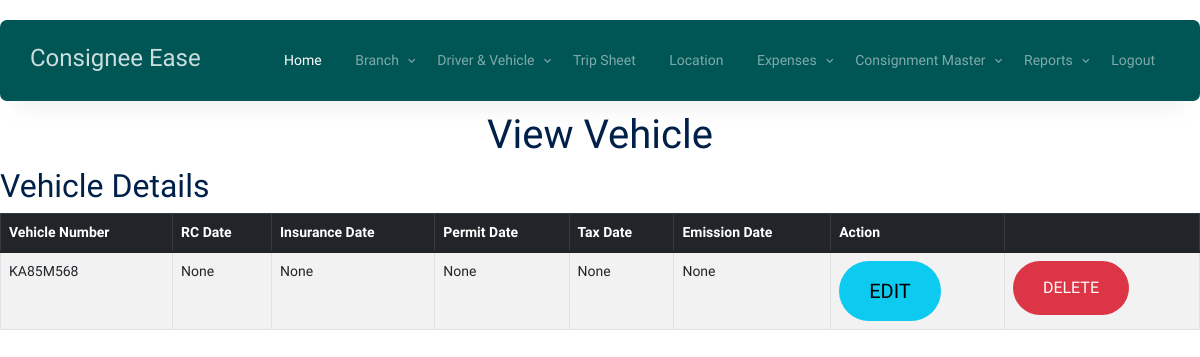
Page /view_vehicle on the committed database.
### consign_app/models.py (models this page shows)
class Vehicle(models.Model):
    vehicle_number = models.CharField(max_length=50, null=True)
    rccard = models.ImageField(max_length=50, null=True)
    rccardate = models.DateField(null=True)
    incurence = models.ImageField(max_length=50, null=True)
    incurencedate = models.DateField(null=True)
    permit = models.ImageField(max_length=50, null=True)
    permitdate = models.DateField(null=True)
    tax = models.ImageField(max_length=50, null=True)
    taxdate = models.DateField(null=True)
    emission = models.ImageField(max_length=50, null=True)
    emissiondate = models.DateField(null=True)

### consign_app/views.py (the view)
# urls.py: path('view_vehicle', views.view_vehicle, name='view_vehicle'),
def view_vehicle(request):
    today = now().date()  # Get the current date
    data = Vehicle.objects.all()
    for vehicle in data:
        vehicle.rc_days_left = (vehicle.rccardate - today).days if vehicle.rccardate else None
        vehicle.insurance_days_left = (vehicle.incurencedate - today).days if vehicle.incurencedate else None
        vehicle.permit_days_left = (vehicle.permitdate - today).days if vehicle.permitdate else None
        vehicle.tax_days_left = (vehicle.taxdate - today).days if vehicle.taxdate else None
        vehicle.emission_days_left = (vehicle.emissiondate - today).days if vehicle.emissiondate else None
    return render(request, 'view_vehicle.html', {'data': data})

### consign_app/templates/view_vehicle.html (shortened to what this page needs)
{% load static %}
<!DOCTYPE html>
<html lang="en">
  <head>
    <link rel="stylesheet" href="{% static 'fonts/icomoon/style.css' %}" />
    <link rel="stylesheet" href="{% static 'fonts/flaticon/font/flaticon.css' %}" />
    <link rel="stylesheet" href="{% static 'css/tiny-slider.css' %}" />
    <link rel="stylesheet" href="{% static 'css/aos.css' %}" />
    <link rel="stylesheet" href="{% static 'css/style.css' %}" />
  </head>
  <body>
    {% include 'index_menu.html' %}
<br><br><br>
      <div class="container">
        <div class="row justify-content-center align-items-center">
          <div class="col-lg-9 text-center mt-5">
            <h1 class="heading" data-aos="fade-up">View Vehicle</h1>
          </div>
        </div>
      </div>
<div class="content">
    <div class="" style=" overflow-x: auto;">
        <h2>Vehicle Details</h2>
        <div class="">
            <div class="">
                <form method="get">
                    <table class="table table-striped table-bordered">
                    <thead class="table-dark">
<tr>
    <th>Vehicle Number</th>
    <th>RC Date</th>
    <th>Insurance Date</th>
    <th>Permit Date</th>
    <th>Tax Date</th>
    <th>Emission Date</th>
    <th>Action</th>
    <th></th>
</tr>
</thead>
<tbody>
{% for d in data %}
<tr class="custom-row">
    <td>{{ d.vehicle_number }}</td>
    <td style="background-color: ;">
        {{ d.rccardate }}
    </td>
    <td style="background-color: ;">
        {{ d.incurencedate }}
    </td>
    <td style="background-color: ;">
        {{ d.permitdate }}
    </td>
    <td style="background-color: ;">
        {{ d.taxdate }}
    </td>
    <td style="background-color: ;">
        {{ d.emissiondate }}
    </td>
    <td class="action-btns">
        <a href="{% url 'vehicle_edit' d.id %}" class="btn btn-info btn-lg">EDIT</a>
    </td>
    <td class="action-btns">
        <a href="{% url 'vehicle_delete' d.id %}" class="btn btn-danger">DELETE</a>
    </td>
</tr>
{% endfor %}
</tbody>
                    </table>
                </form>
            </div>
        </div>
    </div>
</div>
  </body>
</html>

### rows in the picture
Vehicle: vehicle_number "KA85M568", rccardate "None", incurencedate "None", permitdate "None", taxdate "None", emissiondate "None"
